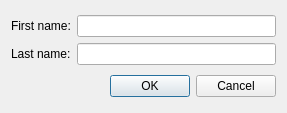
<?xml version="1.0" encoding="UTF-8"?>
<ui version="4.0">
 <class>Dialog</class>
 <widget class="QDialog" name="Dialog">
  <property name="geometry">
   <rect>
    <x>0</x>
    <y>0</y>
    <width>287</width>
    <height>113</height>
   </rect>
  </property>
  <property name="windowTitle">
   <string>Add author</string>
  </property>
  <layout class="QVBoxLayout" name="verticalLayout">
   <item>
    <layout class="QGridLayout" name="gridLayout">
     <item row="0" column="0">
      <widget class="QLabel" name="firstNameLabel">
       <property name="text">
        <string>First name:</string>
       </property>
      </widget>
     </item>
     <item row="0" column="1">
      <widget class="QLineEdit" name="firstNameLineEdit"/>
     </item>
     <item row="1" column="0">
      <widget class="QLabel" name="lastNameLabel">
       <property name="text">
        <string>Last name:</string>
       </property>
      </widget>
     </item>
     <item row="1" column="1">
      <widget class="QLineEdit" name="lastNameLineEdit"/>
     </item>
    </layout>
   </item>
   <item>
    <widget class="QDialogButtonBox" name="buttonBox">
     <property name="orientation">
      <enum>Qt::Horizontal</enum>
     </property>
     <property name="standardButtons">
      <set>QDialogButtonBox::Cancel|QDialogButtonBox::Ok</set>
     </property>
    </widget>
   </item>
  </layout>
 </widget>
 <resources/>
 <connections>
  <connection>
   <sender>buttonBox</sender>
   <signal>accepted()</signal>
   <receiver>Dialog</receiver>
   <slot>accept()</slot>
   <hints>
    <hint type="sourcelabel">
     <x>248</x>
     <y>254</y>
    </hint>
    <hint type="destinationlabel">
     <x>157</x>
     <y>274</y>
    </hint>
   </hints>
  </connection>
  <connection>
   <sender>buttonBox</sender>
   <signal>rejected()</signal>
   <receiver>Dialog</receiver>
   <slot>reject()</slot>
   <hints>
    <hint type="sourcelabel">
     <x>316</x>
     <y>260</y>
    </hint>
    <hint type="destinationlabel">
     <x>286</x>
     <y>274</y>
    </hint>
   </hints>
  </connection>
 </connections>
</ui>
